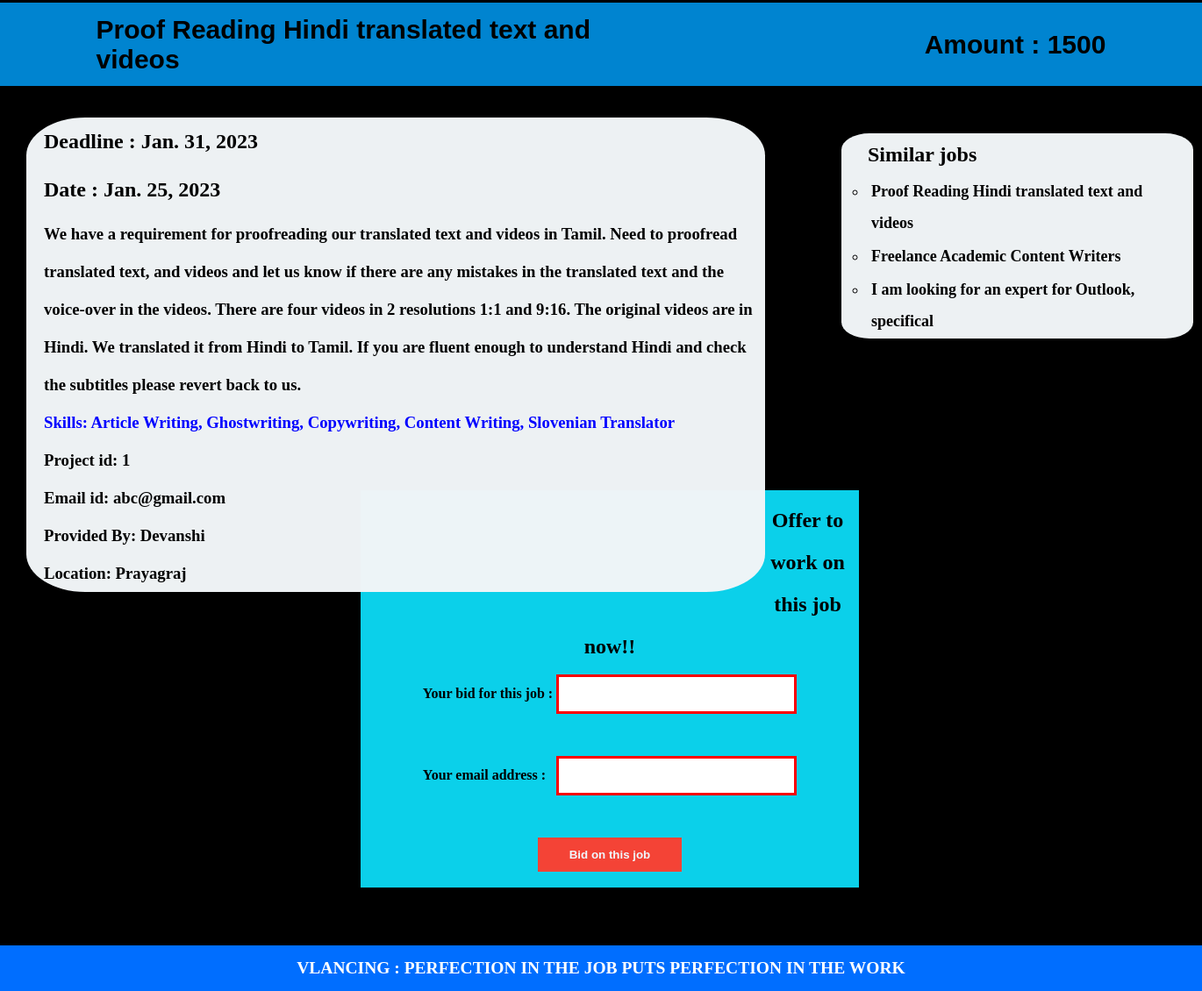
/1 (lower part), run on an earlier commit of the app's database.
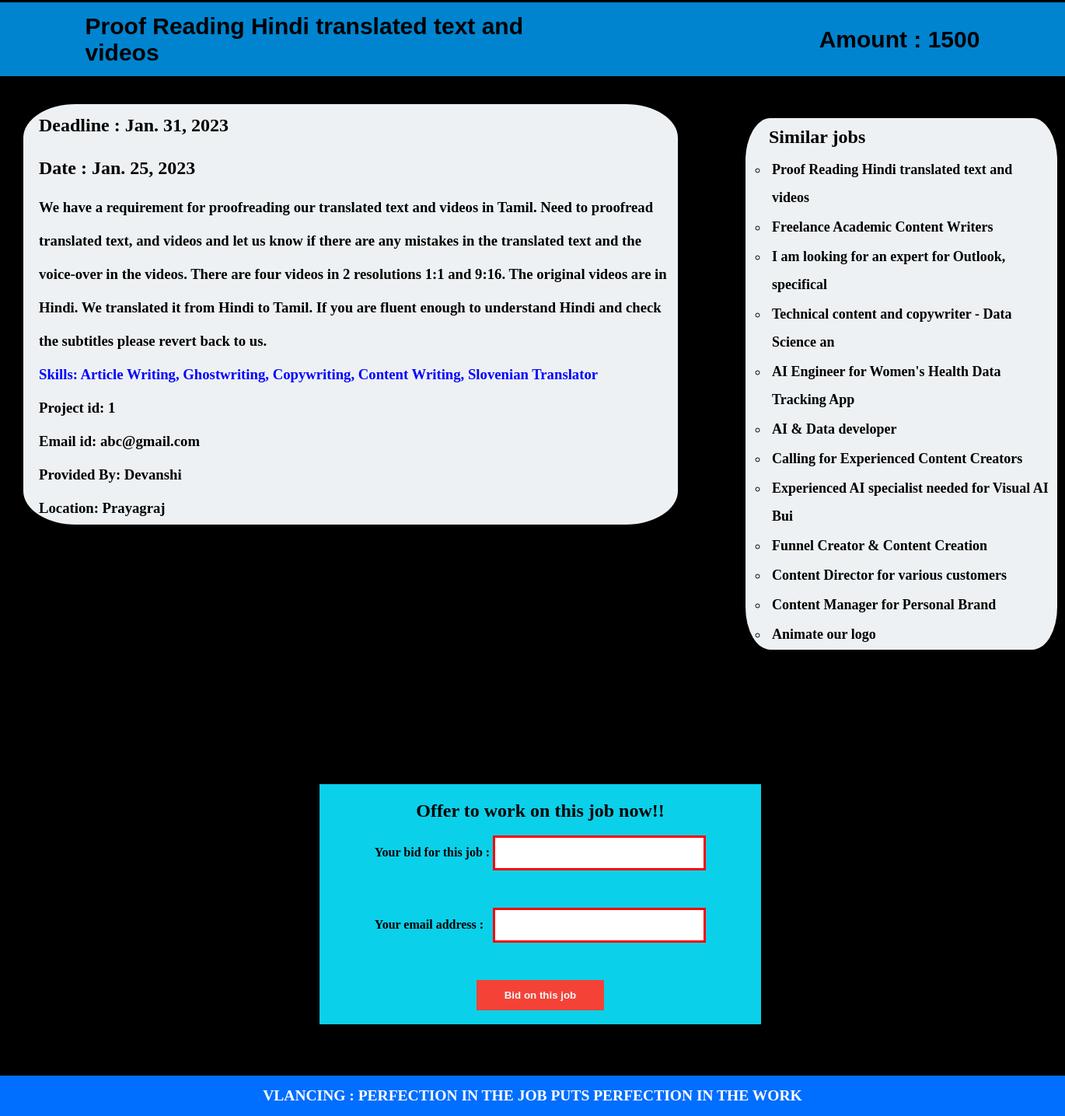
And on a later commit of the database.
### vlance/models.py (models this page shows, shortened)
class Jobs(models.Model):
    task_name = models.CharField(max_length=50 , blank = False)
    amount = models.IntegerField( default = 0,blank = False)
    description = models.TextField(max_length=500 , blank = False, default = None)
    date_posted = models.DateField(blank= False)
    email = models.EmailField(verbose_name="Email", blank = False)
    provided_by = models.CharField(max_length=50 , blank = False)
    deadline = models.DateField(blank = False)
    is_completed = models.BooleanField(default = False)
    location = models.CharField(max_length=50 , blank = False)
    skills = models.CharField(max_length=50, default=None, blank = False )

### vlance/views.py (the view)
# urls.py: path('<str:job_id>' , views.jobs, name='jobs'),
def jobs(request, job_id):
    jobs = Jobs.objects.get(id=job_id)
    return render(request, "vlance/job.html", {
        "jobs": jobs,
        "works": Jobs.objects.all()
    })

### vlance/Templates/VLANCE/job.html (shortened to what this page needs)
{% load static %}
<!DOCTYPE html>
<html>
    <head>
        <link rel="stylesheet" href="{% static 'vlance/job.css' %}">
    </head>
    <body>
        <section class="header">
                <div class="job">
                <h1 id="first">{{jobs.task_name}}</h1>
                <h1 id="second"> Amount : {{jobs.amount}}</h1>
                </div>
                <br>
                <br>
                        <div class="description">
                    <h2>Deadline : {{jobs.deadline}}  </h2>
                    <h2>Date : {{jobs.date_posted}}  </h2>
                    <h3>{{jobs.description}}</h3>
                        <h3 id="skill">
                            Skills: Article Writing, Ghostwriting, Copywriting, Content Writing, Slovenian Translator
                        </h3>
                        <h3> Project id: {{jobs.id}}</h3>
                        <h3> Email id: {{jobs.email}}</h3>
                        <h3> Provided By: {{jobs.provided_by}}</h3>
                        <h3> Location: {{jobs.location}}</h3>
                        </div>
                        <br>
                        <div class="other"><h2> Similar jobs</h2>
                            <ul>
                                {% for work in works %}
                                <li><a href="#">{{work.task_name}}</a></li>
                                {% endfor %}
                            </ul>
                    </div>
                    <br>
                    <br>
                    <div class="post">
                        <h2>Offer to work on this job now!!</h2>
                        <form action="#">
                            <label for="Your bid for this job">Your bid for this job : </label>
                            <input type="text" id="bid" name="bid"><br><br>
                            <label for="email address">Your email address :  &nbsp;</label>
                            <input type="email" id="email" name="email"><br><br>
                            <input type="submit" value="Bid on this job">
                          </form>
                    </div>
                <br>
                <br>
                <footer>
                    <div class="FINAL">
                        <h2 class="LAST"> VLANCING : PERFECTION IN THE JOB PUTS PERFECTION IN THE WORK</h2>
                    </div>
                </footer>
                </section>
    </body>
</html>

What changed in the data, as far as the page shows it:
added Jobs: task_name "Technical content and copywriter - Data Science an"
added Jobs: task_name "AI Engineer for Women's Health Data Tracking App"
added Jobs: task_name "AI & Data developer"
added Jobs: task_name "Calling for Experienced Content Creators"
added Jobs: task_name "Experienced AI specialist needed for Visual AI Bui"
added Jobs: task_name "Funnel Creator & Content Creation"
added Jobs: task_name "Content Director for various customers"
added Jobs: task_name "Content Manager for Personal Brand"
added Jobs: task_name "Animate our logo"
